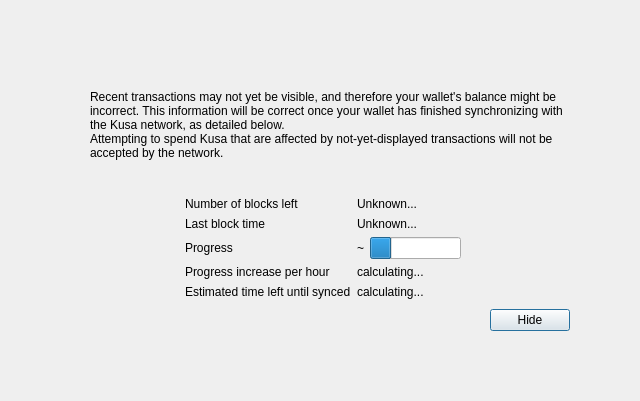
<?xml version="1.0" encoding="UTF-8"?>
<ui version="4.0">
 <class>ModalOverlay</class>
 <widget class="ModalOverlay" name="ModalOverlay">
  <property name="geometry">
   <rect>
    <x>0</x>
    <y>0</y>
    <width>640</width>
    <height>401</height>
   </rect>
  </property>
  <property name="windowTitle">
   <string>Form</string>
  </property>
  <layout class="QVBoxLayout" name="verticalLayout" stretch="0">
   <property name="sizeConstraint">
    <enum>QLayout::SetDefaultConstraint</enum>
   </property>
   <property name="leftMargin">
    <number>0</number>
   </property>
   <property name="topMargin">
    <number>0</number>
   </property>
   <property name="rightMargin">
    <number>0</number>
   </property>
   <property name="bottomMargin">
    <number>0</number>
   </property>
   <item>
    <widget class="QWidget" name="bgWidget" native="true">
     <property name="styleSheet">
      <string notr="true"/>
     </property>
     <layout class="QVBoxLayout" name="verticalLayoutMain" stretch="0">
      <property name="leftMargin">
       <number>60</number>
      </property>
      <property name="topMargin">
       <number>60</number>
      </property>
      <property name="rightMargin">
       <number>60</number>
      </property>
      <property name="bottomMargin">
       <number>60</number>
      </property>
      <item>
       <widget class="QWidget" name="contentWidget" native="true">
        <property name="styleSheet">
         <string notr="true"/>
        </property>
        <layout class="QVBoxLayout" name="verticalLayoutSub" stretch="1,0,0,0,0">
         <property name="spacing">
          <number>0</number>
         </property>
         <property name="leftMargin">
          <number>10</number>
         </property>
         <property name="topMargin">
          <number>10</number>
         </property>
         <property name="rightMargin">
          <number>10</number>
         </property>
         <property name="bottomMargin">
          <number>10</number>
         </property>
         <item>
          <layout class="QHBoxLayout" name="horizontalLayoutIconText" stretch="0,1">
           <property name="topMargin">
            <number>20</number>
           </property>
           <item>
            <layout class="QVBoxLayout" name="verticalLayoutIcon">
             <property name="leftMargin">
              <number>0</number>
             </property>
             <item>
              <widget class="QLabel" name="warningIcon">
               <property name="text">
                <string/>
               </property>
              </widget>
             </item>
             <item>
              <spacer name="verticalSpacerWarningIcon">
               <property name="orientation">
                <enum>Qt::Vertical</enum>
               </property>
               <property name="sizeHint" stdset="0">
                <size>
                 <width>20</width>
                 <height>40</height>
                </size>
               </property>
              </spacer>
             </item>
            </layout>
           </item>
           <item>
            <layout class="QVBoxLayout" name="verticalLayoutInfoText">
             <property name="leftMargin">
              <number>0</number>
             </property>
             <property name="topMargin">
              <number>0</number>
             </property>
             <item>
              <widget class="QLabel" name="infoText">
               <property name="text">
                <string>Recent transactions may not yet be visible, and therefore your wallet's balance might be incorrect. This information will be correct once your wallet has finished synchronizing with the Kusa network, as detailed below.</string>
               </property>
               <property name="textFormat">
                <enum>Qt::RichText</enum>
               </property>
               <property name="wordWrap">
                <bool>true</bool>
               </property>
              </widget>
             </item>
             <item>
              <widget class="QLabel" name="infoTextStrong">
               <property name="text">
                <string>Attempting to spend Kusa that are affected by not-yet-displayed transactions will not be accepted by the network.</string>
               </property>
               <property name="textFormat">
                <enum>Qt::RichText</enum>
               </property>
               <property name="wordWrap">
                <bool>true</bool>
               </property>
              </widget>
             </item>
             <item>
              <spacer name="verticalSpacerInTextSpace">
               <property name="orientation">
                <enum>Qt::Vertical</enum>
               </property>
               <property name="sizeHint" stdset="0">
                <size>
                 <width>20</width>
                 <height>40</height>
                </size>
               </property>
              </spacer>
             </item>
            </layout>
           </item>
          </layout>
         </item>
         <item>
          <spacer name="verticalSpacerAfterText">
           <property name="orientation">
            <enum>Qt::Vertical</enum>
           </property>
           <property name="sizeHint" stdset="0">
            <size>
             <width>20</width>
             <height>40</height>
            </size>
           </property>
          </spacer>
         </item>
         <item>
          <layout class="QFormLayout" name="formLayout">
           <property name="fieldGrowthPolicy">
            <enum>QFormLayout::FieldsStayAtSizeHint</enum>
           </property>
           <property name="formAlignment">
            <set>Qt::AlignHCenter|Qt::AlignTop</set>
           </property>
           <property name="horizontalSpacing">
            <number>6</number>
           </property>
           <property name="verticalSpacing">
            <number>6</number>
           </property>
           <property name="topMargin">
            <number>10</number>
           </property>
           <item row="0" column="0">
            <widget class="QLabel" name="labelNumberOfBlocksLeft">
             <property name="text">
              <string>Number of blocks left</string>
             </property>
            </widget>
           </item>
           <item row="0" column="1">
            <widget class="QLabel" name="numberOfBlocksLeft">
             <property name="text">
              <string>Unknown...</string>
             </property>
            </widget>
           </item>
           <item row="1" column="0">
            <widget class="QLabel" name="labelLastBlockTime">
             <property name="text">
              <string>Last block time</string>
             </property>
            </widget>
           </item>
           <item row="1" column="1">
            <widget class="QLabel" name="newestBlockDate">
             <property name="sizePolicy">
              <sizepolicy hsizetype="Maximum" vsizetype="Preferred">
               <horstretch>0</horstretch>
               <verstretch>0</verstretch>
              </sizepolicy>
             </property>
             <property name="text">
              <string>Unknown...</string>
             </property>
            </widget>
           </item>
           <item row="2" column="0">
            <widget class="QLabel" name="labelSyncDone">
             <property name="text">
              <string>Progress</string>
             </property>
            </widget>
           </item>
           <item row="2" column="1">
            <layout class="QHBoxLayout" name="horizontalLayoutSync" stretch="0,1">
             <item>
              <widget class="QLabel" name="percentageProgress">
               <property name="text">
                <string notr="true">~</string>
               </property>
              </widget>
             </item>
             <item>
              <widget class="QProgressBar" name="progressBar">
               <property name="value">
                <number>24</number>
               </property>
               <property name="format">
                <string/>
               </property>
              </widget>
             </item>
            </layout>
           </item>
           <item row="4" column="0">
            <widget class="QLabel" name="labelProgressIncrease">
             <property name="text">
              <string>Progress increase per hour</string>
             </property>
            </widget>
           </item>
           <item row="4" column="1">
            <widget class="QLabel" name="progressIncreasePerH">
             <property name="text">
              <string>calculating...</string>
             </property>
            </widget>
           </item>
           <item row="5" column="0">
            <widget class="QLabel" name="labelEstimatedTimeLeft">
             <property name="text">
              <string>Estimated time left until synced</string>
             </property>
            </widget>
           </item>
           <item row="5" column="1">
            <widget class="QLabel" name="expectedTimeLeft">
             <property name="text">
              <string>calculating...</string>
             </property>
            </widget>
           </item>
          </layout>
         </item>
         <item>
          <layout class="QHBoxLayout" name="horizontalLayoutButtons">
           <property name="leftMargin">
            <number>10</number>
           </property>
           <property name="topMargin">
            <number>10</number>
           </property>
           <item>
            <spacer name="horizontalSpacer">
             <property name="orientation">
              <enum>Qt::Horizontal</enum>
             </property>
             <property name="sizeHint" stdset="0">
              <size>
               <width>40</width>
               <height>20</height>
              </size>
             </property>
            </spacer>
           </item>
           <item>
            <widget class="QPushButton" name="closeButton">
             <property name="text">
              <string>Hide</string>
             </property>
             <property name="focusPolicy">
              <enum>Qt::StrongFocus</enum>
             </property>
             <property name="default">
              <bool>true</bool>
             </property>
            </widget>
           </item>
          </layout>
         </item>
         <item>
          <layout class="QVBoxLayout" name="verticalLayout_2">
           <item>
            <spacer name="verticalSpacer">
             <property name="orientation">
              <enum>Qt::Vertical</enum>
             </property>
             <property name="sizeHint" stdset="0">
              <size>
               <width>20</width>
               <height>40</height>
              </size>
             </property>
            </spacer>
           </item>
          </layout>
         </item>
        </layout>
       </widget>
      </item>
     </layout>
    </widget>
   </item>
  </layout>
 </widget>
 <customwidgets>
  <customwidget>
   <class>ModalOverlay</class>
   <extends>QWidget</extends>
   <header>qt/modaloverlay.h</header>
   <container>1</container>
  </customwidget>
 </customwidgets>
 <resources/>
 <connections/>
</ui>
